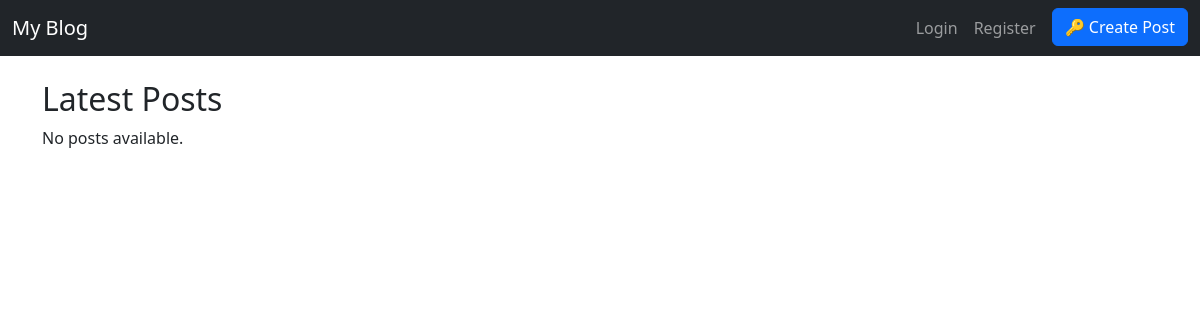
The app's page /, older data.
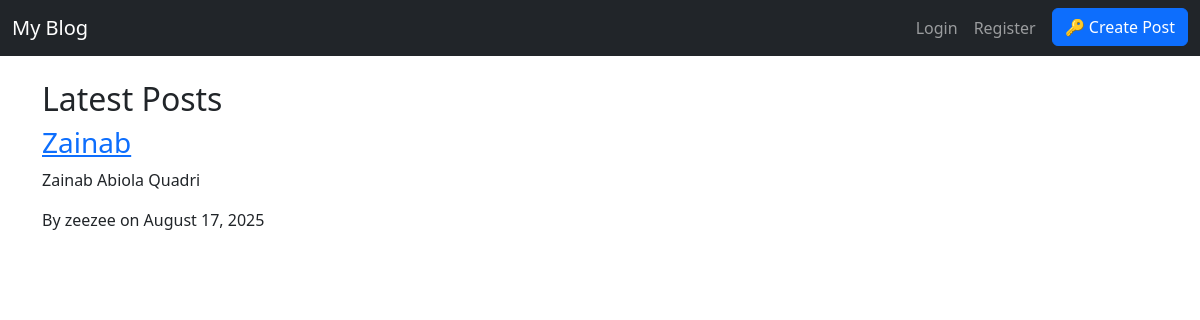
The same page, newer data.
### blog/models.py (models this page shows, shortened)
class Post(models.Model):
    title = models.CharField(max_length=200)
    content = models.TextField()
    date_posted = models.DateTimeField(default=timezone.now)  # when created
    published_date = models.DateTimeField(blank=True, null=True)  # optional for drafts
    author = models.ForeignKey(User, on_delete=models.CASCADE, related_name="posts")
    tags = TaggableManager()

### blog/views.py (the view)
# urls.py: path('', views.home, name='home'),
def home(request):
    posts = Post.objects.filter(published_date__lte=timezone.now()).order_by('-published_date')[:5]
    return render(request, "blog/home.html", {"posts": posts})

### blog/templates/blog/home.html
{% extends "blog/base.html" %}
{% load static %}
{% block content %}
<h2>Latest Posts</h2>
{% for post in posts %}
  <div class="post">
    <h3><a href="{% url 'blog:post-detail' post.pk %}">{{ post.title }}</a></h3>
    <p>{{ post.content|truncatewords:30 }}</p>
    <p>By {{ post.author }} on {{ post.published_date|date:"F d, Y" }}</p>
  </div>
{% empty %}
  <p>No posts available.</p>
{% endfor %}
{% endblock %}

### blog/templates/blog/base.html (shortened to what this page needs)
{% load static %}
<!DOCTYPE html>
<html lang="en">
<head>
    <link href="https://cdn.jsdelivr.net/npm/bootstrap@5.3.0/dist/css/bootstrap.min.css" rel="stylesheet">
</head>
<body>
    <nav class="navbar navbar-expand-lg navbar-dark bg-dark mb-4">
        <div class="container-fluid">
            <a class="navbar-brand" href="{% url 'blog:home' %}">My Blog</a>
            <div class="collapse navbar-collapse" id="navbarNav">
                <ul class="navbar-nav ms-auto">
                    {% if user.is_authenticated %}
                        <li class="nav-item">
                            <a class="nav-link" href="#">{{ user.username }}</a>
                        </li>
                        <li class="nav-item">
                            <a class="btn btn-primary ms-2" href="{% url 'blog:post-create' %}">✨ Create Post</a>
                        </li>
                        <li class="nav-item">
                            <a class="nav-link" href="{% url 'blog:logout' %}">Logout</a>
                        </li>
                    {% else %}
                        <li class="nav-item">
                            <a class="nav-link" href="{% url 'blog:login' %}">Login</a>
                        </li>
                        <li class="nav-item">
                            <a class="nav-link" href="{% url 'blog:register' %}">Register</a>
                        </li>
                        <li class="nav-item">
                            <a class="btn btn-primary ms-2" href="{% url 'blog:login' %}">🔑 Create Post</a>
                        </li>
                    {% endif %}
                </ul>
            </div>
        </div>
    </nav>
    <div class="container">
        {% block content %}{% endblock %}
    </div>
</body>
</html>

Row changes from the older to the newer data that the page shows:
added Post: title "Zainab", content "Zainab Abiola Quadri", author "zeezee", published_date "August 17, 2025"
Text that changed along with them:
text no longer shown: "No posts available."
